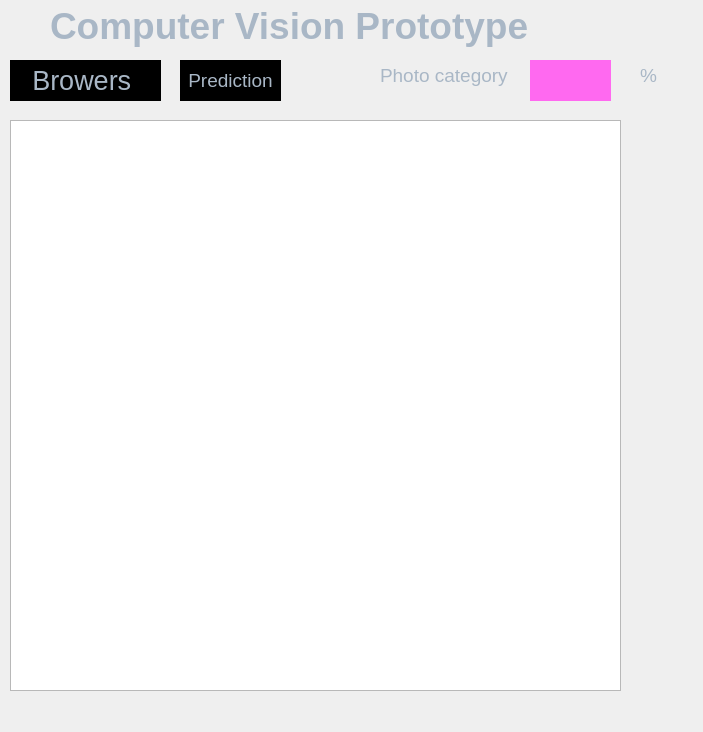
<?xml version="1.0" encoding="UTF-8"?>
<ui version="4.0">
 <class>Form</class>
 <widget class="QWidget" name="Form">
  <property name="geometry">
   <rect>
    <x>0</x>
    <y>0</y>
    <width>703</width>
    <height>732</height>
   </rect>
  </property>
  <property name="windowTitle">
   <string>Form</string>
  </property>
  <property name="styleSheet">
   <string notr="true">/*
AMOLED Style Sheet for QT Applications
Author: Jaime A. Quiroga P.
Company: GTRONICK
Last updated: 01/10/2021, 15:49.
Available at: https://github.com/GTRONICK/QSS/blob/master/AMOLED.qss
*/
QMainWindow {
	background-color:#000000;
}
QDialog {
	background-color:#000000;
}
QColorDialog {
	background-color:#000000;
}
QTextEdit {
	background-color:#000000;
	color: #a9b7c6;
}
QPlainTextEdit {
	selection-background-color:#f39c12;
	background-color:#000000;
	border: 1px solid #FF00FF;
	color: #a9b7c6;
}
QPushButton{
	border: 1px transparent;
	color: #a9b7c6;
	padding: 2px;
	background-color: #000000;
}
QPushButton::default{
	border-style: solid;
	border-top-color: transparent;
	border-right-color: transparent;
	border-left-color: transparent;
	border-bottom-color: #e67e22;
	border-width: 1px;
	color: #a9b7c6;
	padding: 2px;
	background-color: #000000;
}
QPushButton:hover{
	border-style: solid;
	border-top-color: transparent;
	border-right-color: transparent;
	border-left-color: transparent;
	border-bottom-color: #FF00FF;
	border-bottom-width: 1px;
	border-bottom-radius: 6px;
	border-style: solid;
	color: #FFFFFF;
	padding-bottom: 2px;
	background-color: #000000;
}
QPushButton:pressed{
	border-style: solid;
	border-top-color: transparent;
	border-right-color: transparent;
	border-left-color: transparent;
	border-bottom-color: #FF00FF;
	border-bottom-width: 2px;
	border-bottom-radius: 6px;
	border-style: solid;
	color: #e67e22;
	padding-bottom: 1px;
	background-color: #000000;
}
QPushButton:disabled{
	border-style: solid;
	border-top-color: transparent;
	border-right-color: transparent;
	border-left-color: transparent;
	border-bottom-color: transparent;
	border-bottom-width: 2px;
	border-bottom-radius: 6px;
	border-style: solid;
	color: #808086;
	padding-bottom: 1px;
	background-color: #000000;
}
QToolButton {
	border-style: solid;
	border-top-color: transparent;
	border-right-color: transparent;
	border-left-color: transparent;
	border-bottom-color: #e67e22;
	border-bottom-width: 1px;
	border-style: solid;
	color: #a9b7c6;
	padding: 2px;
	background-color: #000000;
}
QToolButton:hover{
	border-style: solid;
	border-top-color: transparent;
	border-right-color: transparent;
	border-left-color: transparent;
	border-bottom-color: #e67e22;
	border-bottom-width: 2px;
	border-bottom-radius: 6px;
	border-style: solid;
	color: #FFFFFF;
	padding-bottom: 1px;
	background-color: #000000;
}
QLineEdit {
	border-width: 1px; border-radius: 4px;
	border-color: rgb(58, 58, 58);
	border-style: inset;
	padding: 0 8px;
	color: #a9b7c6;
	background:#000000;
	selection-background-color:#007b50;
	selection-color: #FFFFFF;
}
QLabel {
	color: #a9b7c6;
}
QLCDNumber {
	color: #e67e22;
}
QProgressBar {
	text-align: center;
	color: rgb(240, 240, 240);
	border-width: 1px; 
	border-radius: 10px;
	border-color: rgb(58, 58, 58);
	border-style: inset;
	background-color:#000000;
}
QProgressBar::chunk {
	background-color: #e67e22;
	border-radius: 5px;
}
QMenu{
	background-color:#000000;
}
QMenuBar {
	background:rgb(0, 0, 0);
	color: #a9b7c6;
}
QMenuBar::item {
  	spacing: 3px; 
	padding: 1px 4px;
  	background: transparent;
}
QMenuBar::item:selected { 
  	border-style: solid;
	border-top-color: transparent;
	border-right-color: transparent;
	border-left-color: transparent;
	border-bottom-color: #e67e22;
	border-bottom-width: 1px;
	border-bottom-radius: 6px;
	border-style: solid;
	color: #FFFFFF;
	padding-bottom: 0px;
	background-color: #000000;
}
QMenu::item:selected {
	border-style: solid;
	border-top-color: transparent;
	border-right-color: transparent;
	border-left-color: #e67e22;
	border-bottom-color: transparent;
	border-left-width: 2px;
	color: #FFFFFF;
	padding-left:15px;
	padding-top:4px;
	padding-bottom:4px;
	padding-right:7px;
	background-color:#000000;
}
QMenu::item {
	border-style: solid;
	border-top-color: transparent;
	border-right-color: transparent;
	border-left-color: transparent;
	border-bottom-color: transparent;
	border-bottom-width: 1px;
	border-style: solid;
	color: #a9b7c6;
	padding-left:17px;
	padding-top:4px;
	padding-bottom:4px;
	padding-right:7px;
	background-color:#000000;
}
QTabWidget {
	color:rgb(0,0,0);
	background-color:#000000;
}
QTabWidget::pane {
		border-color: rgb(77,77,77);
		background-color:#000000;
		border-style: solid;
		border-width: 1px;
    	border-radius: 6px;
}
QTabBar::tab {
	border-style: solid;
	border-top-color: transparent;
	border-right-color: transparent;
	border-left-color: transparent;
	border-bottom-color: transparent;
	border-bottom-width: 1px;
	border-style: solid;
	color: #808086;
	padding: 3px;
	margin-left:3px;
	background-color:#000000;
}
QTabBar::tab:selected, QTabBar::tab:last:selected, QTabBar::tab:hover {
  	border-style: solid;
	border-top-color: transparent;
	border-right-color: transparent;
	border-left-color: transparent;
	border-bottom-color: #e67e22;
	border-bottom-width: 2px;
	border-style: solid;
	color: #FFFFFF;
	padding-left: 3px;
	padding-bottom: 2px;
	margin-left:3px;
	background-color:#000000;
}

QCheckBox {
	color: #a9b7c6;
	padding: 2px;
}
QCheckBox:disabled {
	color: #808086;
	padding: 2px;
}

QCheckBox:hover {
	border-radius:4px;
	border-style:solid;
	padding-left: 1px;
	padding-right: 1px;
	padding-bottom: 1px;
	padding-top: 1px;
	border-width:1px;
	border-color: rgb(87, 97, 106);
	background-color:#000000;
}
QCheckBox::indicator:checked {

	height: 10px;
	width: 10px;
	border-style:solid;
	border-width: 1px;
	border-color: #e67e22;
	color: #a9b7c6;
	background-color: #e67e22;
}
QCheckBox::indicator:unchecked {

	height: 10px;
	width: 10px;
	border-style:solid;
	border-width: 1px;
	border-color: #e67e22;
	color: #a9b7c6;
	background-color: transparent;
}
QRadioButton {
	color: #a9b7c6;
	background-color:#000000;
	padding: 1px;
}
QRadioButton::indicator:checked {
	height: 10px;
	width: 10px;
	border-style:solid;
	border-radius:5px;
	border-width: 1px;
	border-color: #e67e22;
	color: #a9b7c6;
	background-color: #e67e22;
}
QRadioButton::indicator:!checked {
	height: 10px;
	width: 10px;
	border-style:solid;
	border-radius:5px;
	border-width: 1px;
	border-color: #e67e22;
	color: #a9b7c6;
	background-color: transparent;
}
QStatusBar {
	color:#34e8eb;
}
QSpinBox {
	color: #a9b7c6;	
	background-color:#000000;
}
QDoubleSpinBox {
	color: #a9b7c6;	
	background-color:#000000;
}
QTimeEdit {
	color: #a9b7c6;	
	background-color:#000000;
}
QDateTimeEdit {
	color: #a9b7c6;	
	background-color:#000000;
}
QDateEdit {
	color: #a9b7c6;	
	background-color:#000000;
}
QComboBox {
	color: #a9b7c6;	
	background: #1e1d23;
}
QComboBox:editable {
	background: #1e1d23;
	color: #a9b7c6;
	selection-background-color:#000000;
}
QComboBox QAbstractItemView {
	color: #a9b7c6;	
	background: #1e1d23;
	selection-color: #FFFFFF;
	selection-background-color:#000000;
}
QComboBox:!editable:on, QComboBox::drop-down:editable:on {
	color: #a9b7c6;	
	background: #1e1d23;
}
QFontComboBox {
	color: #a9b7c6;	
	background-color:#000000;
}
QToolBox {
	color: #a9b7c6;
	background-color:#000000;
}
QToolBox::tab {
	color: #a9b7c6;
	background-color:#000000;
}
QToolBox::tab:selected {
	color: #FFFFFF;
	background-color:#000000;
}
QScrollArea {
	color: #FFFFFF;
	background-color:#000000;
}
QSlider::groove:horizontal {
	height: 5px;
	background: #e67e22;
}
QSlider::groove:vertical {
	width: 5px;
	background: #e67e22;
}
QSlider::handle:horizontal {
	background: qlineargradient(x1:0, y1:0, x2:1, y2:1, stop:0 #b4b4b4, stop:1 #8f8f8f);
	border: 1px solid #5c5c5c;
	width: 14px;
	margin: -5px 0;
	border-radius: 7px;
}
QSlider::handle:vertical {
	background: qlineargradient(x1:1, y1:1, x2:0, y2:0, stop:0 #b4b4b4, stop:1 #8f8f8f);
	border: 1px solid #5c5c5c;
	height: 14px;
	margin: 0 -5px;
	border-radius: 7px;
}
QSlider::add-page:horizontal {
    background: white;
}
QSlider::add-page:vertical {
    background: white;
}
QSlider::sub-page:horizontal {
    background: #e67e22;
}
QSlider::sub-page:vertical {
    background: #e67e22;
}
QScrollBar:horizontal {
	max-height: 20px;
	background: rgb(0,0,0);
	border: 1px transparent grey;
	margin: 0px 20px 0px 20px;
}
QScrollBar::handle:horizontal {
	background-color: qlineargradient(x1:0, y1:0, x2:0, y2:1, stop:0 rgba(255, 0, 0, 0), stop:0.7 rgba(255, 0, 0, 0), stop:0.71 rgb(230, 126, 34), stop:1 rgb(230, 126, 34));
	border-style: solid;
	border-width: 1px;
	border-color: rgb(0,0,0);
	min-width: 25px;
}
QScrollBar::handle:horizontal:hover {
	background: rgb(230, 126, 34);
	border-style: solid;
	border-width: 1px;
	border-color: rgb(0,0,0);
	min-width: 25px;
}
QScrollBar::add-line:horizontal {
  	border: 1px solid;
  	border-color: rgb(0,0,0);
  	background-color: qlineargradient(x1:0, y1:0, x2:0, y2:1, stop:0 rgba(255, 0, 0, 0), stop:0.7 rgba(255, 0, 0, 0), stop:0.71 rgb(230, 126, 34), stop:1 rgb(230, 126, 34));
  	width: 20px;
  	subcontrol-position: right;
  	subcontrol-origin: margin;
}
QScrollBar::add-line:horizontal:hover {
  	border: 1px solid;
  	border-color: rgb(0,0,0);
	border-radius: 8px;
  	background: rgb(230, 126, 34);
  	height: 16px;
  	width: 16px;
  	subcontrol-position: right;
  	subcontrol-origin: margin;
}
QScrollBar::add-line:horizontal:pressed {
  	border: 1px solid;
  	border-color: grey;
	border-radius: 8px;
  	background: rgb(230, 126, 34);
  	height: 16px;
  	width: 16px;
  	subcontrol-position: right;
  	subcontrol-origin: margin;
}
QScrollBar::sub-line:horizontal {
  	border: 1px solid;
  	border-color: rgb(0,0,0);
  	background-color: qlineargradient(x1:0, y1:0, x2:0, y2:1, stop:0 rgba(255, 0, 0, 0), stop:0.7 rgba(255, 0, 0, 0), stop:0.71 rgb(230, 126, 34), stop:1 rgb(230, 126, 34));
  	width: 20px;
  	subcontrol-position: left;
  	subcontrol-origin: margin;
}
QScrollBar::sub-line:horizontal:hover {
  	border: 1px solid;
  	border-color: rgb(0,0,0);
	border-radius: 8px;
  	background: rgb(230, 126, 34);
  	height: 16px;
  	width: 16px;
  	subcontrol-position: left;
  	subcontrol-origin: margin;
}
QScrollBar::sub-line:horizontal:pressed {
  	border: 1px solid;
  	border-color: grey;
	border-radius: 8px;
  	background: rgb(230, 126, 34);
  	height: 16px;
  	width: 16px;
  	subcontrol-position: left;
  	subcontrol-origin: margin;
}
QScrollBar::left-arrow:horizontal {
  	border: 1px transparent grey;
  	border-radius: 3px;
  	width: 6px;
  	height: 6px;
 	background: rgb(0,0,0);
}
QScrollBar::right-arrow:horizontal {
	border: 1px transparent grey;
	border-radius: 3px;
  	width: 6px;
  	height: 6px;
 	background: rgb(0,0,0);
}
QScrollBar::add-page:horizontal, QScrollBar::sub-page:horizontal {
 	background: none;
} 
QScrollBar:vertical {
	max-width: 20px;
	background: rgb(0,0,0);
	border: 1px transparent grey;
	margin: 20px 0px 20px 0px;
}
QScrollBar::add-line:vertical {
	border: 1px solid;
  	border-color: rgb(0,0,0);
  	background-color: qlineargradient(x1:0, y1:0, x2:1, y2:0, stop:0 rgba(255, 0, 0, 0), stop:0.7 rgba(255, 0, 0, 0), stop:0.71 rgb(230, 126, 34), stop:1 rgb(230, 126, 34));
  	height: 20px;
  	subcontrol-position: bottom;
  	subcontrol-origin: margin;
}
QScrollBar::add-line:vertical:hover {
  	border: 1px solid;
  	border-color: rgb(0,0,0);
	border-radius: 8px;
  	background: rgb(230, 126, 34);
  	height: 16px;
  	width: 16px;
  	subcontrol-position: bottom;
  	subcontrol-origin: margin;
}
QScrollBar::add-line:vertical:pressed {
  	border: 1px solid;
  	border-color: grey;
	border-radius: 8px;
  	background: rgb(230, 126, 34);
  	height: 16px;
  	width: 16px;
  	subcontrol-position: bottom;
  	subcontrol-origin: margin;
}
QScrollBar::sub-line:vertical {
  	border: 1px solid;
  	border-color: rgb(0,0,0);
	background-color: qlineargradient(x1:0, y1:0, x2:1, y2:0, stop:0 rgba(255, 0, 0, 0), stop:0.7 rgba(255, 0, 0, 0), stop:0.71 rgb(230, 126, 34), stop:1 rgb(230, 126, 34));
  	height: 20px;
  	subcontrol-position: top;
  	subcontrol-origin: margin;
}
QScrollBar::sub-line:vertical:hover {
  	border: 1px solid;
  	border-color: rgb(0,0,0);
	border-radius: 8px;
  	background: rgb(230, 126, 34);
  	height: 16px;
  	width: 16px;
  	subcontrol-position: top;
  	subcontrol-origin: margin;
}
QScrollBar::sub-line:vertical:pressed {
  	border: 1px solid;
  	border-color: grey;
	border-radius: 8px;
  	background: rgb(230, 126, 34);
  	height: 16px;
  	width: 16px;
  	subcontrol-position: top;
  	subcontrol-origin: margin;
}
	QScrollBar::handle:vertical {
	background-color: qlineargradient(x1:0, y1:0, x2:1, y2:0, stop:0 rgba(255, 0, 0, 0), stop:0.7 rgba(255, 0, 0, 0), stop:0.71 rgb(230, 126, 34), stop:1 rgb(230, 126, 34));
	border-style: solid;
	border-width: 1px;
	border-color: rgb(0,0,0);
	min-height: 25px;
}
QScrollBar::handle:vertical:hover {
	background: rgb(230, 126, 34);
	border-style: solid;
	border-width: 1px;
	border-color: rgb(0,0,0);
	min-heigth: 25px;
}
QScrollBar::up-arrow:vertical {
	border: 1px transparent grey;
	border-radius: 3px;
  	width: 6px;
  	height: 6px;
 	background: rgb(0,0,0);
}
QScrollBar::down-arrow:vertical {
  	border: 1px transparent grey;
  	border-radius: 3px;
  	width: 6px;
  	height: 6px;
 	background: rgb(0,0,0);
}
QScrollBar::add-page:vertical, QScrollBar::sub-page:vertical {
  	background: none;
}</string>
  </property>
  <widget class="QGraphicsView" name="graphicsView">
   <property name="geometry">
    <rect>
     <x>10</x>
     <y>120</y>
     <width>611</width>
     <height>571</height>
    </rect>
   </property>
  </widget>
  <widget class="QPushButton" name="ali">
   <property name="geometry">
    <rect>
     <x>10</x>
     <y>60</y>
     <width>151</width>
     <height>41</height>
    </rect>
   </property>
   <property name="font">
    <font>
     <pointsize>20</pointsize>
    </font>
   </property>
   <property name="text">
    <string>Browers </string>
   </property>
  </widget>
  <widget class="QLabel" name="label">
   <property name="geometry">
    <rect>
     <x>380</x>
     <y>50</y>
     <width>201</width>
     <height>51</height>
    </rect>
   </property>
   <property name="font">
    <font>
     <pointsize>14</pointsize>
    </font>
   </property>
   <property name="text">
    <string>Photo category</string>
   </property>
  </widget>
  <widget class="QLabel" name="label_2">
   <property name="geometry">
    <rect>
     <x>530</x>
     <y>60</y>
     <width>81</width>
     <height>41</height>
    </rect>
   </property>
   <property name="font">
    <font>
     <pointsize>14</pointsize>
    </font>
   </property>
   <property name="styleSheet">
    <string notr="true">
background-color: rgb(255, 105, 240);
</string>
   </property>
   <property name="text">
    <string/>
   </property>
  </widget>
  <widget class="QPushButton" name="pushButton_2">
   <property name="geometry">
    <rect>
     <x>180</x>
     <y>60</y>
     <width>101</width>
     <height>41</height>
    </rect>
   </property>
   <property name="font">
    <font>
     <pointsize>14</pointsize>
    </font>
   </property>
   <property name="text">
    <string>Prediction</string>
   </property>
  </widget>
  <widget class="QLabel" name="label_3">
   <property name="geometry">
    <rect>
     <x>50</x>
     <y>0</y>
     <width>541</width>
     <height>51</height>
    </rect>
   </property>
   <property name="font">
    <font>
     <pointsize>28</pointsize>
     <weight>75</weight>
     <bold>true</bold>
    </font>
   </property>
   <property name="text">
    <string>Computer Vision Prototype</string>
   </property>
  </widget>
  <widget class="QLabel" name="label_4">
   <property name="geometry">
    <rect>
     <x>640</x>
     <y>50</y>
     <width>121</width>
     <height>51</height>
    </rect>
   </property>
   <property name="font">
    <font>
     <pointsize>14</pointsize>
    </font>
   </property>
   <property name="text">
    <string>%</string>
   </property>
  </widget>
 </widget>
 <resources/>
 <connections/>
</ui>
